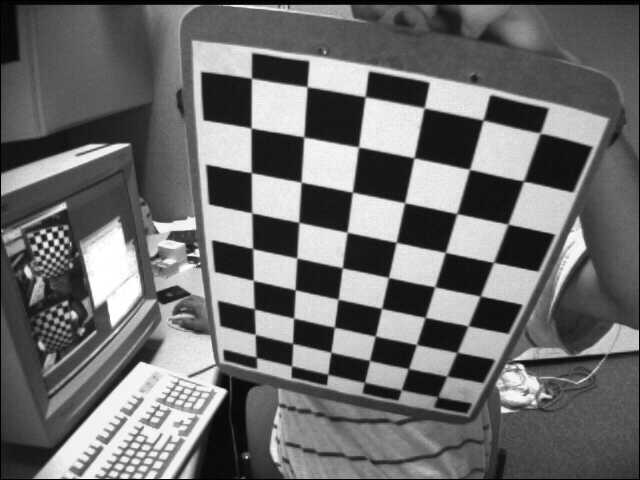
//> input picture test/calibration/images/left02.jpg, 640 x 480 px
$ ./perspective   (built with g++ and OpenCV 4)
//> lines starting //> are read from the running program, lines starting //| are printed output that depends on the picture
#include <iostream>
#include <opencv2/core.hpp>
#include <opencv2/imgproc.hpp>
#include <opencv2/calib3d.hpp>
#include <opencv2/highgui.hpp>

using namespace std;
using namespace cv;

void perspectiveCorrection(const string &img1Path, const string &img2Path, const Size &patternSize)
{
//> called with img1Path = "left02.jpg", img2Path = "left01.jpg", patternSize = Size(9, 6)
    Mat img1 = imread( img1Path );
//> img1 is the input picture: 480 rows x 640 cols, CV_8UC3; min 0, max 255, mean 109
    Mat img2 = imread( img2Path );
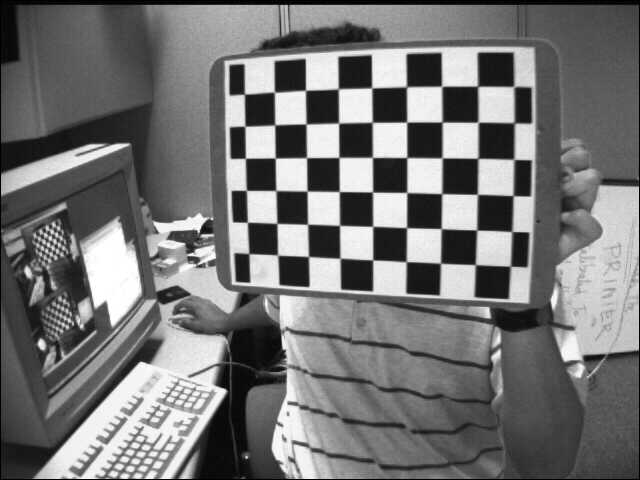
//> input picture test/calibration/images/left01.jpg, 640 x 480 px
//> img2 is the input picture: 480 rows x 640 cols, CV_8UC3; min 0, max 255, mean 116.6

    //! [find-corners]
    vector<Point2f> corners1, corners2;
    bool found1 = findChessboardCorners(img1, patternSize, corners1);
//> corners1 = 54 Points (x, y), first 12: [256.6, 357.4], [255.3, 334.5], [254.8, 309], [253.3, 280.1], [252.5, 248], [251.8, 212.8], [251.2, 172.4], [251.4, 128.3], [251.5, 78.36], [291.6, 366], [292.6, 343.4], [293.6, 318.2]; found1 = true
    bool found2 = findChessboardCorners(img2, patternSize, corners2);
//> corners2 = 54 Points (x, y), first 12: [244.4, 94.33], [274.6, 92.24], [305.5, 90.4], [338.4, 88.84], [371.6, 87.98], [406.8, 86.92], [441.6, 86.37], [477.6, 86.38], [514, 86.8], [245, 126.5], [275, 124.8], [306, 124]; found2 = true
    //! [find-corners]

    if (!found1 || !found2)
    {
        cout << "Error, cannot find the chessboard corners in both images." << endl;
        return;
    }

    //! [estimate-homography]
    Mat H = findHomography(corners1, corners2);
//> H = [[0.328, -1.24, 536.9], [0.697, -0.0872, -80.57], [0.000403, -0.00107, 1]]
    cout << "H:\n" << H << endl;
//| H:
//| [0.3284879146823366, -1.243636442087138, 536.8524755459872;
//|  0.6965288681444252, -0.08722265373053503, -80.57352853944057;
//|  0.0004033278669292163, -0.001073516511249925, 0.9999999999999999]
    //! [estimate-homography]

    //! [warp-chessboard]
    Mat img1_warp;
    warpPerspective(img1, img1_warp, H, img1.size());
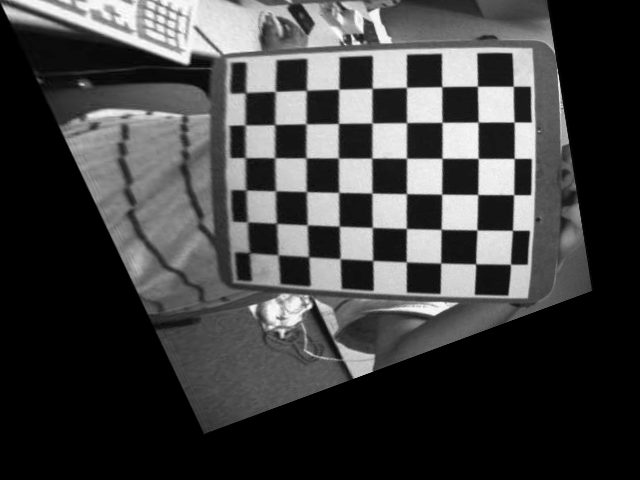
//> img1_warp: 480 rows x 640 cols, CV_8UC3; min 0, max 255, mean 64.9
    //! [warp-chessboard]

    Mat img_draw_warp;
    hconcat(img1_warp, img2, img_draw_warp);
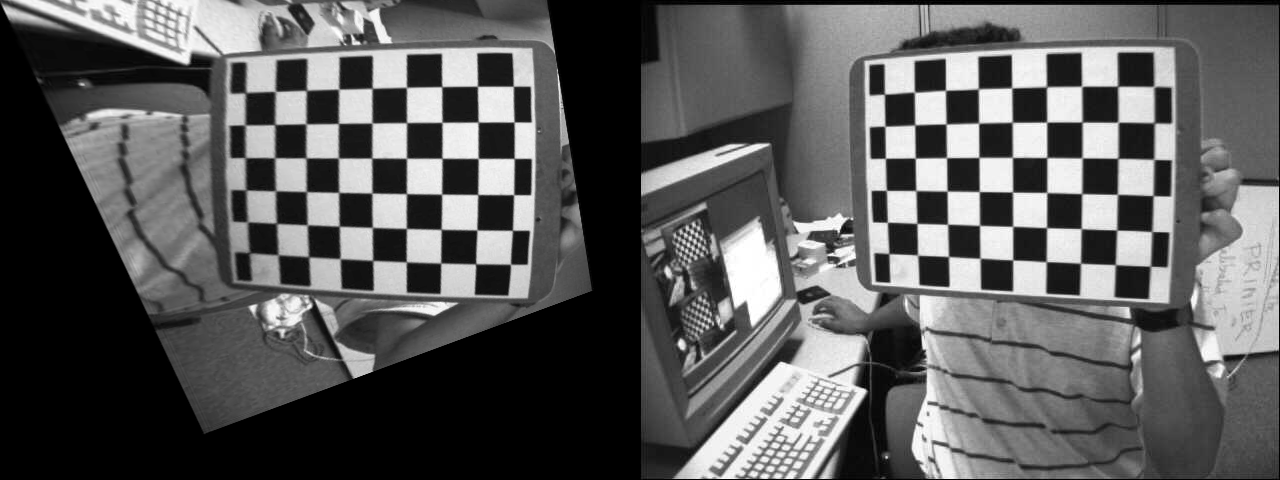
//> img_draw_warp: 480 rows x 1280 cols, CV_8UC3; min 0, max 255, mean 90.7
    // imshow("Desired chessboard view / Warped source chessboard view", img_draw_warp);
    imwrite("test/calibration/perspective2.jpg",img_draw_warp);
}

const char* params
    = "{ help h         |       | print usage }"
      "{ image1         | left02.jpg | path to the source chessboard image }"
      "{ image2         | left01.jpg | path to the desired chessboard image }"
      "{ width bw       | 9     | chessboard width }"
      "{ height bh      | 6     | chessboard height }";


int main(int argc, char *argv[])
{
    CommandLineParser parser(argc, argv, params);

    if (parser.has("help"))
    {
        parser.about("Code for homography tutorial.\n"
            "Example 2: perspective correction.\n");
        parser.printMessage();
        return 0;
    }

    Size patternSize(parser.get<int>("width"), parser.get<int>("height"));
    perspectiveCorrection(parser.get<String>("image1"),
                          parser.get<String>("image2"),
                          patternSize);

    return 0;
}

// rosrun calibration_tutorial calibration_tutorial_perspective_node --image1=test/calibration/images/left02.jpg --image2=test/calibration/images/left01.jpg
